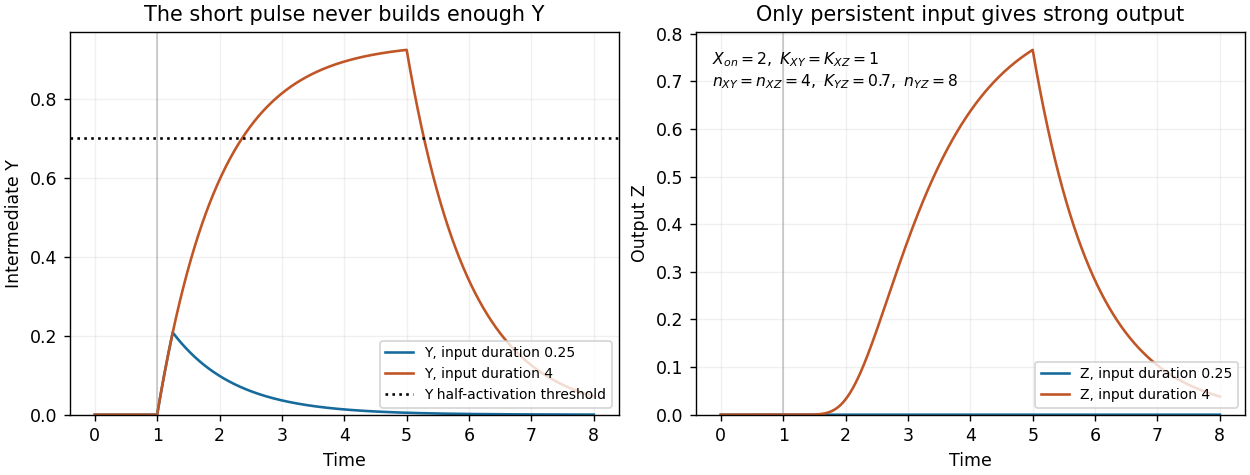

Generate this figure with Python:
"""Persistence detection by finite Y dynamics; Python 3.14/matplotlib 3.10.7.

Write paper-3-persistence.png in the current working directory.
Chosen parameters are illustrative, not fitted experimental measurements.
"""
from pathlib import Path
import numpy as np
import matplotlib
matplotlib.use('Agg')
import matplotlib.pyplot as plt


def hill(u,K,n):
    return u**n/(K**n+u**n)


def rhs(s,X):
    Y,Z=s
    return np.array([hill(X,1,4)-Y, hill(X,1,4)*hill(Y,.7,8)-Z])


def simulate(duration,dt=.005):
    t=np.arange(round(8/dt)+1)*dt
    out=np.zeros((len(t),2))
    for j in range(len(t)-1):
        # Input is constant within each step; pulse edges lie on the grid.
        X=2. if 1 <= t[j]+dt/2 < 1+duration else 0.
        s=out[j]
        k1=rhs(s,X);k2=rhs(s+dt*k1/2,X)
        k3=rhs(s+dt*k2/2,X);k4=rhs(s+dt*k3,X)
        out[j+1]=s+dt*(k1+2*k2+2*k3+k4)/6
    return t,out


def main():
    plt.rcParams.update({'font.size':10,'figure.facecolor':'white'})
    fig,axes=plt.subplots(1,2,figsize=(10,3.8),constrained_layout=True)
    for duration,color in [(.25,'#176b9c'),(4,'#c05526')]:
        t,out=simulate(duration)
        axes[0].plot(t,out[:,0],color=color,label=f'Y, input duration {duration}')
        axes[1].plot(t,out[:,1],color=color,label=f'Z, input duration {duration}')
        print(f'duration={duration:g}, max(Y)={out[:,0].max():.8g}, max(Z)={out[:,1].max():.8g}')
    axes[0].axhline(.7,ls=':',color='black',label='Y half-activation threshold')
    axes[0].set(xlabel='Time',ylabel='Intermediate Y',title='The short pulse never builds enough Y')
    axes[1].set(xlabel='Time',ylabel='Output Z',title='Only persistent input gives strong output')
    axes[1].text(.03,.95,r'$X_{on}=2,\ K_{XY}=K_{XZ}=1$'+'\n'+r'$n_{XY}=n_{XZ}=4,\ K_{YZ}=0.7,\ n_{YZ}=8$',transform=axes[1].transAxes,va='top',fontsize=9)
    for ax in axes:
        ax.axvline(1,color='gray',alpha=.4,lw=1)
        ax.grid(alpha=.18);ax.set_ylim(bottom=0);ax.legend(fontsize=8,loc='lower right')
    fig.savefig(Path('paper-3-persistence.png'),dpi=125,facecolor='white')
    plt.close(fig)


if __name__=='__main__':
    main()
